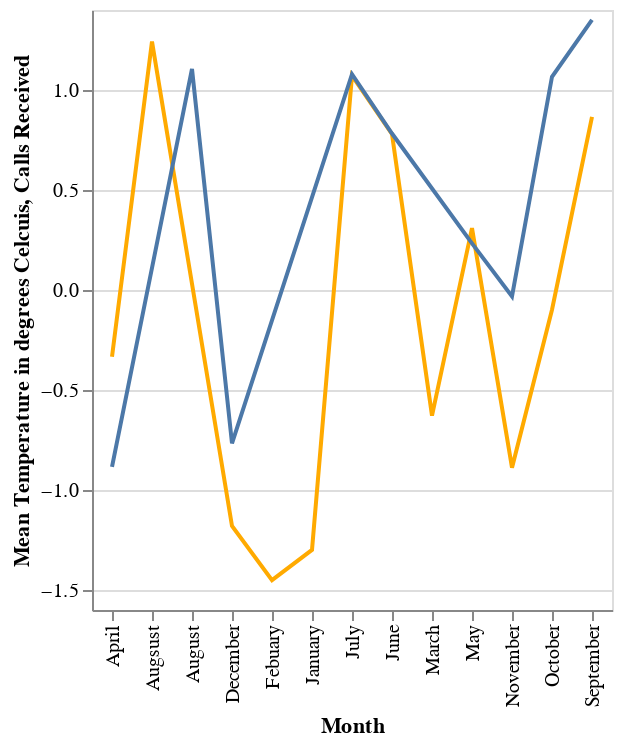
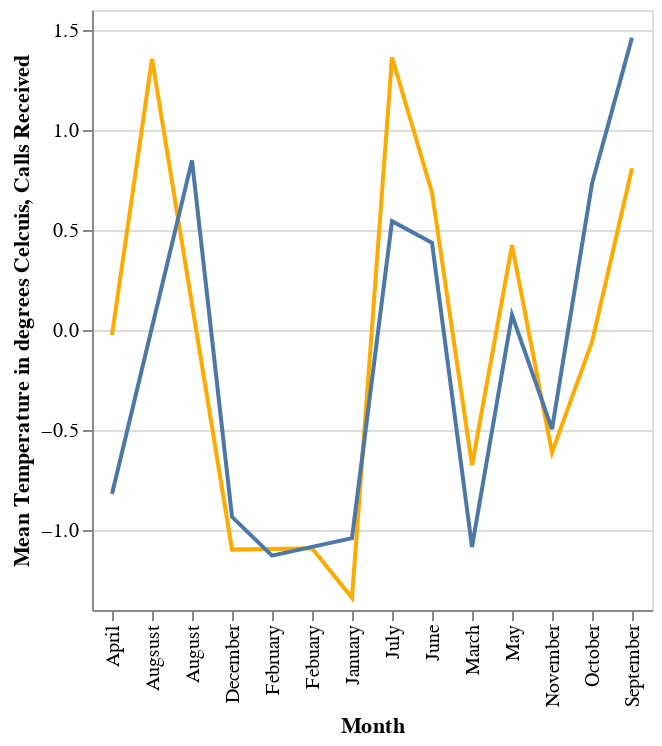
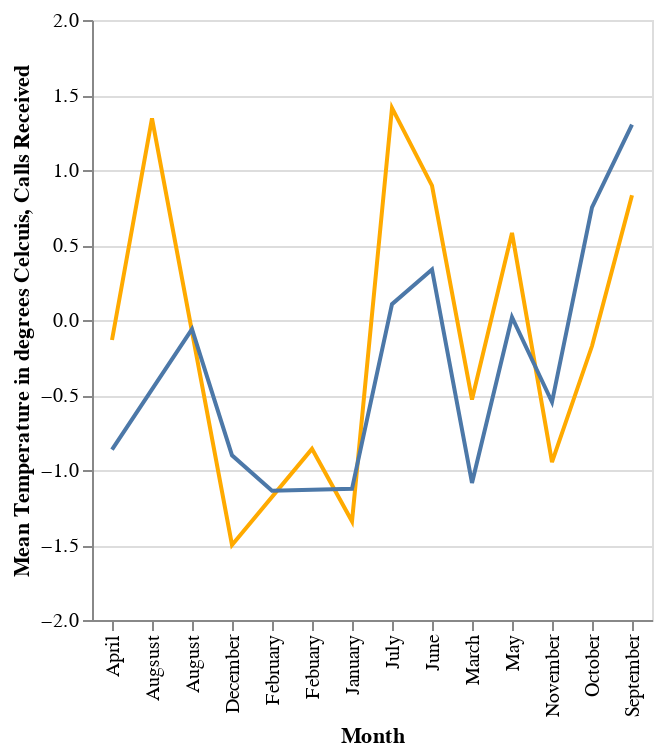
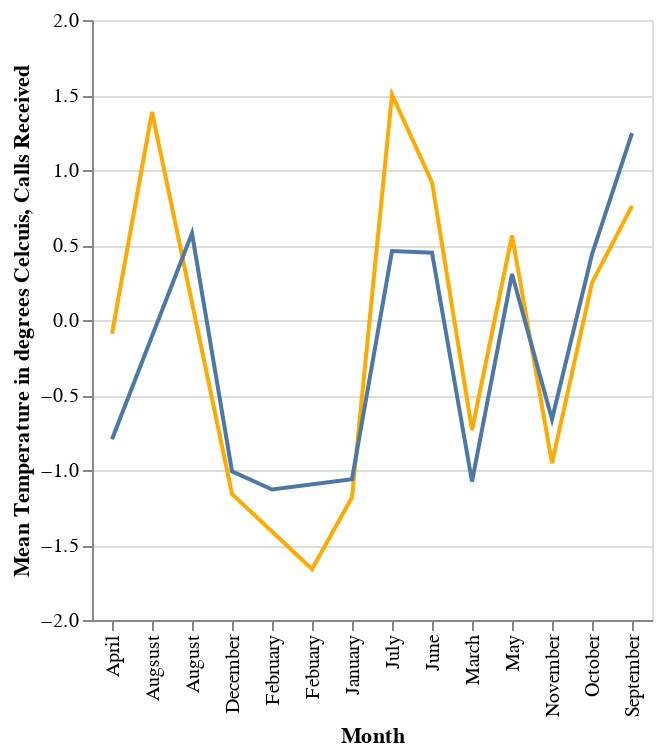

Notebook source saved alongside these figures, in order:
### Code cell
scaled_temp_bc_2011 = scaled_bc_temp[scaled_bc_temp['year']=='2011.0']
scaled_temp_bc_2012 = scaled_bc_temp[scaled_bc_temp['year']=='2012.0']
scaled_temp_bc_2013 = scaled_bc_temp[scaled_bc_temp['year']=='2013.0']
scaled_temp_bc_2014 = scaled_bc_temp[scaled_bc_temp['year']=='2014.0']
scaled_temp_bc_2015 = scaled_bc_temp[scaled_bc_temp['year']=='2015.0']
scaled_temp_bc_2016 = scaled_bc_temp[scaled_bc_temp['year']=='2016.0']
scaled_temp_bc_2017 = scaled_bc_temp[scaled_bc_temp['year']=='2017.0']
scaled_temp_bc_2018 = scaled_bc_temp[scaled_bc_temp['year']=='2018.0']
scaled_temp_bc_2019 = scaled_bc_temp[scaled_bc_temp['year']=='2019.0']
scaled_temp_bc_2020 = scaled_bc_temp[scaled_bc_temp['year']=='2020.0']
scaled_temp_bc_2021 = scaled_bc_temp[scaled_bc_temp['year']=='2021.0']
scaled_temp_bc_2022 = scaled_bc_temp[scaled_bc_temp['year']=='2022.0']
scaled_temp_bc_2023 = scaled_bc_temp[scaled_bc_temp['year']=='2023.0']

scaled_bear_2011 = scaled_bear[scaled_bear['year'] =='2011']
scaled_bear_2012 = scaled_bear[scaled_bear['year'] =='2012']
scaled_bear_2013 = scaled_bear[scaled_bear['year'] =='2013']
scaled_bear_2014 = scaled_bear[scaled_bear['year'] =='2014']
scaled_bear_2015 = scaled_bear[scaled_bear['year'] =='2015']
scaled_bear_2016 = scaled_bear[scaled_bear['year'] =='2016']
scaled_bear_2017 = scaled_bear[scaled_bear['year'] =='2017']
scaled_bear_2018 = scaled_bear[scaled_bear['year'] =='2018']
scaled_bear_2019 = scaled_bear[scaled_bear['year'] =='2019']
scaled_bear_2020 = scaled_bear[scaled_bear['year'] =='2020']
scaled_bear_2021 = scaled_bear[scaled_bear['year'] =='2021']
scaled_bear_2022 = scaled_bear[scaled_bear['year'] =='2022']
scaled_bear_2023 = scaled_bear[scaled_bear['year'] =='2023']

temp_2011 = alt.Chart(scaled_temp_bc_2011).mark_line().encode(
    x=alt.X('month').title('Month'),
    y=alt.Y('mean_temp').title('Mean Temperature in degrees Celcuis'),
    color =alt.value("#FFAA00")
)
bear_2011 = alt.Chart(scaled_bear_2011).mark_line().encode(
    x=alt.X('month').title('Month'),
    y=alt.Y('calls_received').title('Calls Received')
)
plot_2011 = alt.layer(temp_2011, bear_2011)
#2012 
temp_2012 = alt.Chart(scaled_temp_bc_2012).mark_line().encode(
    x=alt.X('month').title('Month'),
    y=alt.Y('mean_temp').title('Mean Temperature in degrees Celcuis'),
    color =alt.value("#FFAA00")
)
bear_2012 = alt.Chart(scaled_bear_2012).mark_line().encode(
    x=alt.X('month').title('Month'),
    y=alt.Y('calls_received').title('Calls Received')
)
plot_2012 = alt.layer(temp_2012, bear_2012)
#2013
temp_2013 = alt.Chart(scaled_temp_bc_2013).mark_line().encode(
    x=alt.X('month').title('Month'),
    y=alt.Y('mean_temp').title('Mean Temperature in degrees Celcuis'),
    color =alt.value("#FFAA00")
)
bear_2013 = alt.Chart(scaled_bear_2013).mark_line().encode(
    x=alt.X('month').title('Month'),
    y=alt.Y('calls_received').title('Calls Received')
)
plot_2013 = alt.layer(temp_2013, bear_2013)
temp_2014 = alt.Chart(scaled_temp_bc_2014).mark_line().encode(
    x=alt.X('month').title('Month'),
    y=alt.Y('mean_temp').title('Mean Temperature in degrees Celcuis'),
    color =alt.value("#FFAA00")
)
bear_2014 = alt.Chart(scaled_bear_2014).mark_line().encode(
    x=alt.X('month').title('Month'),
    y=alt.Y('calls_received').title('Calls Received')
)
plot_2014 = alt.layer(temp_2014, bear_2014)
#2015
temp_2015 = alt.Chart(scaled_temp_bc_2015).mark_line().encode(
    x=alt.X('month').title('Month'),
    y=alt.Y('mean_temp').title('Mean Temperature in degrees Celcuis'),
    color =alt.value("#FFAA00")
)
bear_2015 = alt.Chart(scaled_bear_2015).mark_line().encode(
    x=alt.X('month').title('Month'),
    y=alt.Y('calls_received').title('Calls Received')
)
plot_2015 = alt.layer(temp_2015, bear_2015)
#2016 
temp_2016 = alt.Chart(scaled_temp_bc_2016).mark_line().encode(
    x=alt.X('month').title('Month'),
    y=alt.Y('mean_temp').title('Mean Temperature in degrees Celcuis'),
    color =alt.value("#FFAA00")
)
bear_2016 = alt.Chart(scaled_bear_2016).mark_line().encode(
    x=alt.X('month').title('Month'),
    y=alt.Y('calls_received').title('Calls Received')
)
plot_2016 = alt.layer(temp_2016, bear_2016)
#2017 
temp_2017 = alt.Chart(scaled_temp_bc_2017).mark_line().encode(
    x=alt.X('month').title('Month'),
    y=alt.Y('mean_temp').title('Mean Temperature in degrees Celcuis'),
    color =alt.value("#FFAA00")
)
bear_2017 = alt.Chart(scaled_bear_2017).mark_line().encode(
    x=alt.X('month').title('Month'),
    y=alt.Y('calls_received').title('Calls Received')
)
plot_2017 = alt.layer(temp_2017, bear_2017)
#2018
display(plot_2011, plot_2012, plot_2013, plot_2014, plot_2014)

### Figure 1 — Vega-Lite specification as saved in the notebook (floating-point values rounded to 4 significant figures)
{"config": {"view": {"continuousWidth": 300, "continuousHeight": 300}}, "layer": [{"data": {"name": "data-afd4c1581cc852de6760ffe596ed66a4"}, "mark": {"type": "line"}, "encoding": {"color": {"value": "#FFAA00"}, "x": {"field": "month", "title": "Month", "type": "nominal"}, "y": {"field": "mean_temp", "title": "Mean Temperature in degrees Celcuis", "type": "quantitative"}}}, {"data": {"name": "data-94d9da0ff83f315673badd3a78355e46"}, "mark": {"type": "line"}, "encoding": {"x": {"field": "month", "title": "Month", "type": "nominal"}, "y": {"field": "calls_received", "title": "Calls Received", "type": "quantitative"}}}], "$schema": "https://vega.github.io/schema/vega-lite/v5.8.0.json", "datasets": {"data-afd4c1581cc852de6760ffe596ed66a4": [{"max_temp": -0.2814, "mean_temp": -0.3334, "min_temp": -0.4106, "month": "April", "year": "2011.0", "day": "15.493817619783616", "region": "BC"}, {"max_temp": 1.319, "mean_temp": 1.242, "min_temp": 1.114, "month": "Augsust", "year": "2011.0", "day": "15.988522238163558", "region": "BC"}, {"max_temp": -1.181, "mean_temp": -1.18, "min_temp": -1.165, "month": "December", "year": "2011.0", "day": "15.736760124610592", "region": "BC"}, {"max_temp": -1.313, "mean_temp": -1.451, "min_temp": -1.637, "month": "Febuary", "year": "2011.0", "day": "14.600340136054422", "region": "BC"}, {"max_temp": -1.294, "mean_temp": -1.299, "min_temp": -1.291, "month": "January", "year": "2011.0", "day": "16.082781456953644", "region": "BC"}, {"max_temp": 1.026, "mean_temp": 1.072, "min_temp": 1.128, "month": "July", "year": "2011.0", "day": "16.060582218725415", "region": "BC"}, {"max_temp": 0.7064, "mean_temp": 0.7792, "min_temp": 0.8778, "month": "June", "year": "2011.0", "day": "15.453531598513012", "region": "BC"}, {"max_temp": -0.6221, "mean_temp": -0.6281, "min_temp": -0.6316, "month": "March", "year": "2011.0", "day": "15.866471019809245", "region": "BC"}, {"max_temp": 0.342, "mean_temp": 0.3094, "min_temp": 0.2553, "month": "May", "year": "2011.0", "day": "15.898540145985402", "region": "BC"}, {"max_temp": -0.886, "mean_temp": -0.8883, "min_temp": -0.8824, "month": "November", "year": "2011.0", "day": "15.933224755700326", "region": "BC"}, {"max_temp": -0.1525, "mean_temp": -0.09852, "min_temp": -0.02014, "month": "October", "year": "2011.0", "day": "15.908536585365853", "region": "BC"}, {"max_temp": 0.9616, "mean_temp": 0.8658, "min_temp": 0.713, "month": "September", "year": "2011.0", "day": "15.646045418950665", "region": "BC"}], "data-94d9da0ff83f315673badd3a78355e46": [{"calls_received": -0.884, "month": "April", "year": "2011"}, {"calls_received": 0.2331, "month": "May", "year": "2011"}, {"calls_received": 0.7823, "month": "June", "year": "2011"}, {"calls_received": 1.079, "month": "July", "year": "2011"}, {"calls_received": 1.105, "month": "August", "year": "2011"}, {"calls_received": 1.35, "month": "September", "year": "2011"}, {"calls_received": 1.066, "month": "October", "year": "2011"}, {"calls_received": -0.03205, "month": "November", "year": "2011"}, {"calls_received": -0.7671, "month": "December", "year": "2011"}]}}

### Figure 2 — Vega-Lite specification as saved in the notebook (floating-point values rounded to 4 significant figures)
{"config": {"view": {"continuousWidth": 300, "continuousHeight": 300}}, "layer": [{"data": {"name": "data-cfc25e7f18f3832c0992bb95092490b0"}, "mark": {"type": "line"}, "encoding": {"color": {"value": "#FFAA00"}, "x": {"field": "month", "title": "Month", "type": "nominal"}, "y": {"field": "mean_temp", "title": "Mean Temperature in degrees Celcuis", "type": "quantitative"}}}, {"data": {"name": "data-1a7d8db1cead654b32eb4793b311b74c"}, "mark": {"type": "line"}, "encoding": {"x": {"field": "month", "title": "Month", "type": "nominal"}, "y": {"field": "calls_received", "title": "Calls Received", "type": "quantitative"}}}], "$schema": "https://vega.github.io/schema/vega-lite/v5.8.0.json", "datasets": {"data-cfc25e7f18f3832c0992bb95092490b0": [{"max_temp": 0.02996, "mean_temp": -0.02461, "min_temp": -0.1088, "month": "April", "year": "2012.0", "day": "15.315660685154976", "region": "BC"}, {"max_temp": 1.439, "mean_temp": 1.356, "min_temp": 1.217, "month": "Augsust", "year": "2012.0", "day": "16.091131000813668", "region": "BC"}, {"max_temp": -1.196, "mean_temp": -1.098, "min_temp": -0.9379, "month": "December", "year": "2012.0", "day": "15.683783783783785", "region": "BC"}, {"max_temp": -1.051, "mean_temp": -1.091, "min_temp": -1.137, "month": "Febuary", "year": "2012.0", "day": "15.017298187808896", "region": "BC"}, {"max_temp": -1.293, "mean_temp": -1.339, "min_temp": -1.389, "month": "January", "year": "2012.0", "day": "15.873900293255131", "region": "BC"}, {"max_temp": 1.34, "mean_temp": 1.364, "min_temp": 1.385, "month": "July", "year": "2012.0", "day": "15.99374511336982", "region": "BC"}, {"max_temp": 0.5776, "mean_temp": 0.6861, "min_temp": 0.8389, "month": "June", "year": "2012.0", "day": "15.474658085277554", "region": "BC"}, {"max_temp": -0.6559, "mean_temp": -0.6755, "min_temp": -0.6994, "month": "March", "year": "2012.0", "day": "16.101641907740422", "region": "BC"}, {"max_temp": 0.5038, "mean_temp": 0.4241, "min_temp": 0.2985, "month": "May", "year": "2012.0", "day": "15.885615251299827", "region": "BC"}, {"max_temp": -0.7521, "mean_temp": -0.612, "min_temp": -0.3982, "month": "November", "year": "2012.0", "day": "15.484848484848484", "region": "BC"}, {"max_temp": -0.0856, "mean_temp": -0.0596, "min_temp": -0.02263, "month": "October", "year": "2012.0", "day": "15.917241379310346", "region": "BC"}, {"max_temp": 0.9696, "mean_temp": 0.8092, "min_temp": 0.5607, "month": "September", "year": "2012.0", "day": "15.422743055555555", "region": "BC"}], "data-1a7d8db1cead654b32eb4793b311b74c": [{"calls_received": -1.041, "month": "January", "year": "2012"}, {"calls_received": -1.128, "month": "February", "year": "2012"}, {"calls_received": -1.084, "month": "March", "year": "2012"}, {"calls_received": -0.82, "month": "April", "year": "2012"}, {"calls_received": 0.07513, "month": "May", "year": "2012"}, {"calls_received": 0.4364, "month": "June", "year": "2012"}, {"calls_received": 0.5443, "month": "July", "year": "2012"}, {"calls_received": 0.8477, "month": "August", "year": "2012"}, {"calls_received": 1.462, "month": "September", "year": "2012"}, {"calls_received": 0.7322, "month": "October", "year": "2012"}, {"calls_received": -0.4956, "month": "November", "year": "2012"}, {"calls_received": -0.9341, "month": "December", "year": "2012"}]}}

### Figure 3 — Vega-Lite specification as saved in the notebook (floating-point values rounded to 4 significant figures)
{"config": {"view": {"continuousWidth": 300, "continuousHeight": 300}}, "layer": [{"data": {"name": "data-e3a3ea449cb24393126f1dda0963ce5b"}, "mark": {"type": "line"}, "encoding": {"color": {"value": "#FFAA00"}, "x": {"field": "month", "title": "Month", "type": "nominal"}, "y": {"field": "mean_temp", "title": "Mean Temperature in degrees Celcuis", "type": "quantitative"}}}, {"data": {"name": "data-39713c7adf746275ab3f2e1383cab5bf"}, "mark": {"type": "line"}, "encoding": {"x": {"field": "month", "title": "Month", "type": "nominal"}, "y": {"field": "calls_received", "title": "Calls Received", "type": "quantitative"}}}], "$schema": "https://vega.github.io/schema/vega-lite/v5.8.0.json", "datasets": {"data-e3a3ea449cb24393126f1dda0963ce5b": [{"max_temp": -0.08974, "mean_temp": -0.1332, "min_temp": -0.1995, "month": "April", "year": "2013.0", "day": "15.486956521739131", "region": "BC"}, {"max_temp": 1.311, "mean_temp": 1.345, "min_temp": 1.38, "month": "Augsust", "year": "2013.0", "day": "15.925925925925926", "region": "BC"}, {"max_temp": -1.493, "mean_temp": -1.5, "min_temp": -1.49, "month": "December", "year": "2013.0", "day": "15.825085324232083", "region": "BC"}, {"max_temp": -0.8738, "mean_temp": -0.8591, "min_temp": -0.8287, "month": "Febuary", "year": "2013.0", "day": "14.593992248062015", "region": "BC"}, {"max_temp": -1.349, "mean_temp": -1.342, "min_temp": -1.313, "month": "January", "year": "2013.0", "day": "15.972759226713533", "region": "BC"}, {"max_temp": 1.46, "mean_temp": 1.414, "min_temp": 1.33, "month": "July", "year": "2013.0", "day": "15.803411131059246", "region": "BC"}, {"max_temp": 0.8257, "mean_temp": 0.8962, "min_temp": 0.9905, "month": "June", "year": "2013.0", "day": "15.272564789991064", "region": "BC"}, {"max_temp": -0.4498, "mean_temp": -0.5305, "min_temp": -0.6469, "month": "March", "year": "2013.0", "day": "15.985701519213583", "region": "BC"}, {"max_temp": 0.6382, "mean_temp": 0.581, "min_temp": 0.4876, "month": "May", "year": "2013.0", "day": "16.057069846678022", "region": "BC"}, {"max_temp": -1.03, "mean_temp": -0.9478, "min_temp": -0.8151, "month": "November", "year": "2013.0", "day": "15.81255605381166", "region": "BC"}, {"max_temp": -0.1872, "mean_temp": -0.1736, "min_temp": -0.1543, "month": "October", "year": "2013.0", "day": "16.074439461883408", "region": "BC"}, {"max_temp": 0.7566, "mean_temp": 0.8314, "min_temp": 0.933, "month": "September", "year": "2013.0", "day": "15.503759398496241", "region": "BC"}], "data-39713c7adf746275ab3f2e1383cab5bf": [{"calls_received": -1.126, "month": "January", "year": "2013"}, {"calls_received": -1.138, "month": "February", "year": "2013"}, {"calls_received": -1.087, "month": "March", "year": "2013"}, {"calls_received": -0.8645, "month": "April", "year": "2013"}, {"calls_received": 0.01876, "month": "May", "year": "2013"}, {"calls_received": 0.3368, "month": "June", "year": "2013"}, {"calls_received": 0.1058, "month": "July", "year": "2013"}, {"calls_received": -0.06129, "month": "August", "year": "2013"}, {"calls_received": 1.303, "month": "September", "year": "2013"}, {"calls_received": 0.751, "month": "October", "year": "2013"}, {"calls_received": -0.5471, "month": "November", "year": "2013"}, {"calls_received": -0.9021, "month": "December", "year": "2013"}]}}

### Figure 4 — Vega-Lite specification as saved in the notebook (floating-point values rounded to 4 significant figures)
{"config": {"view": {"continuousWidth": 300, "continuousHeight": 300}}, "layer": [{"data": {"name": "data-fe4387020282a83d1d9f332e941981dd"}, "mark": {"type": "line"}, "encoding": {"color": {"value": "#FFAA00"}, "x": {"field": "month", "title": "Month", "type": "nominal"}, "y": {"field": "mean_temp", "title": "Mean Temperature in degrees Celcuis", "type": "quantitative"}}}, {"data": {"name": "data-c6314782735bd2e42d9684dfa236e091"}, "mark": {"type": "line"}, "encoding": {"x": {"field": "month", "title": "Month", "type": "nominal"}, "y": {"field": "calls_received", "title": "Calls Received", "type": "quantitative"}}}], "$schema": "https://vega.github.io/schema/vega-lite/v5.8.0.json", "datasets": {"data-fe4387020282a83d1d9f332e941981dd": [{"max_temp": -0.01109, "mean_temp": -0.09062, "min_temp": -0.2112, "month": "April", "year": "2014.0", "day": "15.34410480349345", "region": "BC"}, {"max_temp": 1.349, "mean_temp": 1.387, "min_temp": 1.43, "month": "Augsust", "year": "2014.0", "day": "16.157391304347826", "region": "BC"}, {"max_temp": -1.222, "mean_temp": -1.16, "min_temp": -1.053, "month": "December", "year": "2014.0", "day": "15.732113144758735", "region": "BC"}, {"max_temp": -1.448, "mean_temp": -1.66, "min_temp": -1.955, "month": "Febuary", "year": "2014.0", "day": "14.631768953068592", "region": "BC"}, {"max_temp": -1.223, "mean_temp": -1.182, "min_temp": -1.106, "month": "January", "year": "2014.0", "day": "15.983240223463687", "region": "BC"}, {"max_temp": 1.52, "mean_temp": 1.502, "min_temp": 1.46, "month": "July", "year": "2014.0", "day": "15.967851099830796", "region": "BC"}, {"max_temp": 0.8882, "mean_temp": 0.918, "min_temp": 0.9515, "month": "June", "year": "2014.0", "day": "15.651818181818182", "region": "BC"}, {"max_temp": -0.6858, "mean_temp": -0.7334, "min_temp": -0.7975, "month": "March", "year": "2014.0", "day": "16.044479745830024", "region": "BC"}, {"max_temp": 0.5863, "mean_temp": 0.5648, "min_temp": 0.5247, "month": "May", "year": "2014.0", "day": "16.084327086882453", "region": "BC"}, {"max_temp": -0.9694, "mean_temp": -0.9546, "min_temp": -0.9217, "month": "November", "year": "2014.0", "day": "15.437994722955144", "region": "BC"}, {"max_temp": 0.1399, "mean_temp": 0.2488, "min_temp": 0.406, "month": "October", "year": "2014.0", "day": "16.12863436123348", "region": "BC"}, {"max_temp": 0.766, "mean_temp": 0.7609, "min_temp": 0.7436, "month": "September", "year": "2014.0", "day": "15.472875226039783", "region": "BC"}], "data-c6314782735bd2e42d9684dfa236e091": [{"calls_received": -1.061, "month": "January", "year": "2014"}, {"calls_received": -1.13, "month": "February", "year": "2014"}, {"calls_received": -1.077, "month": "March", "year": "2014"}, {"calls_received": -0.7956, "month": "April", "year": "2014"}, {"calls_received": 0.3062, "month": "May", "year": "2014"}, {"calls_received": 0.4489, "month": "June", "year": "2014"}, {"calls_received": 0.4593, "month": "July", "year": "2014"}, {"calls_received": 0.5777, "month": "August", "year": "2014"}, {"calls_received": 1.247, "month": "September", "year": "2014"}, {"calls_received": 0.4385, "month": "October", "year": "2014"}, {"calls_received": -0.6613, "month": "November", "year": "2014"}, {"calls_received": -1.009, "month": "December", "year": "2014"}]}}
